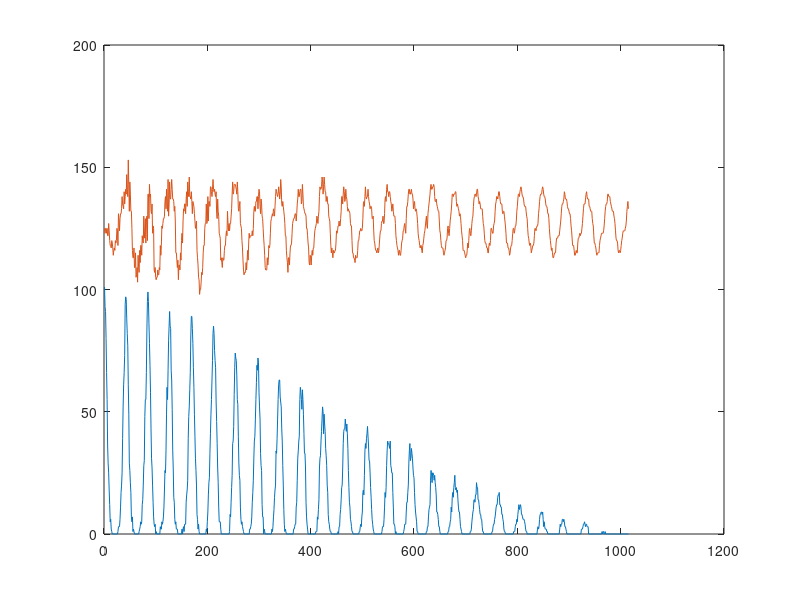

Recreate this plot in MATLAB.
y = [...
  0x7D, 0x7B, 0x7D, 0x7D, 0x7B, 0x7D, 0x7A, 0x7A, 0x7F, 0x7C, 0x78, 0x76,	...
  0x76, 0x75, 0x78, 0x77, 0x75, 0x72, 0x74, 0x75, 0x74, 0x78, 0x77, 0x78,	...
	0x7D, 0x7C, 0x76, 0x83, 0x81, 0x7C, 0x81, 0x83, 0x83, 0x85, 0x8A, 0x87,	...
	0x86, 0x85, 0x8C, 0x87, 0x8A, 0x8D, 0x8B, 0x93, 0x8D, 0x8A, 0x99, 0x8F,	...
	0x84, 0x90, 0x8B, 0x84, 0x84, 0x7D, 0x74, 0x71, 0x71, 0x75, 0x6D, 0x6D,	...
	0x73, 0x69, 0x6A, 0x6D, 0x67, 0x72, 0x6D, 0x6B, 0x74, 0x6F, 0x76, 0x76,	...
	0x72, 0x7A, 0x78, 0x77, 0x82, 0x79, 0x7C, 0x81, 0x77, 0x80, 0x82, 0x78,	...
	0x8B, 0x8B, 0x81, 0x8F, 0x8A, 0x8B, 0x84, 0x83, 0x87, 0x7B, 0x7E, 0x7D,	...
	0x6C, 0x6B, 0x6D, 0x69, 0x68, 0x69, 0x69, 0x6C, 0x6A, 0x6A, 0x6D, 0x6C,	...
	0x76, 0x72, 0x76, 0x7E, 0x7D, 0x7F, 0x81, 0x81, 0x82, 0x88, 0x8A, 0x85,	...
	0x8D, 0x87, 0x84, 0x91, 0x82, 0x87, 0x90, 0x89, 0x89, 0x8D, 0x91, 0x8D,	...
	0x89, 0x89, 0x88, 0x84, 0x86, 0x80, 0x73, 0x73, 0x70, 0x6D, 0x70, 0x68,	...
	0x6E, 0x6E, 0x6C, 0x73, 0x70, 0x78, 0x7B, 0x77, 0x80, 0x85, 0x84, 0x87,	...
	0x87, 0x83, 0x89, 0x8C, 0x86, 0x90, 0x8C, 0x8A, 0x92, 0x8A, 0x8A, 0x89,	...
	0x8C, 0x88, 0x83, 0x88, 0x87, 0x86, 0x83, 0x80, 0x7D, 0x7E, 0x80, 0x74,	...
	0x71, 0x6E, 0x69, 0x68, 0x62, 0x64, 0x64, 0x67, 0x6B, 0x6A, 0x6D, 0x73,	...
	0x76, 0x76, 0x7D, 0x7F, 0x7F, 0x87, 0x7F, 0x80, 0x8A, 0x80, 0x88, 0x88,	...
	0x86, 0x8E, 0x8E, 0x8C, 0x8A, 0x8D, 0x91, 0x8D, 0x8C, 0x8D, 0x8B, 0x8A,	...
	0x8C, 0x83, 0x81, 0x89, 0x84, 0x82, 0x7B, 0x7A, 0x79, 0x70, 0x71, 0x6F,	...
	0x6D, 0x71, 0x70, 0x70, 0x74, 0x76, 0x76, 0x7A, 0x7C, 0x7A, 0x84, 0x7F,	...
	0x7C, 0x7F, 0x7C, 0x7F, 0x7F, 0x82, 0x85, 0x8B, 0x90, 0x8B, 0x8C, 0x8F,	...
	0x8F, 0x8F, 0x8E, 0x8D, 0x8B, 0x90, 0x8C, 0x85, 0x84, 0x86, 0x88, 0x7F,	...
	0x7E, 0x7D, 0x78, 0x75, 0x70, 0x6C, 0x6A, 0x6B, 0x6B, 0x6B, 0x6F, 0x6C,	...
	0x70, 0x74, 0x70, 0x77, 0x7B, 0x79, 0x7A, 0x7A, 0x7A, 0x7A, 0x7C, 0x7A,	...
	0x7D, 0x84, 0x86, 0x84, 0x84, 0x88, 0x88, 0x8A, 0x8A, 0x85, 0x8A, 0x8D,	...
	0x8C, 0x86, 0x83, 0x89, 0x87, 0x82, 0x81, 0x7D, 0x79, 0x76, 0x72, 0x6D,	...
	0x6C, 0x6C, 0x6C, 0x71, 0x6E, 0x70, 0x76, 0x75, 0x76, 0x7B, 0x80, 0x81,	...
	0x82, 0x83, 0x82, 0x85, 0x84, 0x82, 0x86, 0x8A, 0x8D, 0x8C, 0x8B, 0x8A,	...
	0x8B, 0x8E, 0x8C, 0x89, 0x8B, 0x91, 0x8E, 0x87, 0x86, 0x88, 0x86, 0x84,	...
	0x82, 0x7F, 0x7A, 0x7A, 0x74, 0x71, 0x6F, 0x6B, 0x71, 0x71, 0x6E, 0x73,	...
	0x76, 0x76, 0x77, 0x7B, 0x7F, 0x80, 0x81, 0x81, 0x82, 0x83, 0x83, 0x80,	...
	0x83, 0x87, 0x89, 0x8D, 0x8A, 0x8A, 0x8C, 0x8D, 0x8D, 0x87, 0x88, 0x8F,	...
	0x8B, 0x86, 0x85, 0x84, 0x83, 0x83, 0x82, 0x7D, 0x7D, 0x7A, 0x77, 0x75,	...
	0x6F, 0x6E, 0x72, 0x71, 0x6E, 0x72, 0x74, 0x72, 0x75, 0x75, 0x79, 0x7C,	...
	0x7D, 0x7E, 0x7F, 0x82, 0x81, 0x7F, 0x82, 0x84, 0x8A, 0x8E, 0x8D, 0x8D,	...
	0x8E, 0x92, 0x91, 0x8B, 0x8E, 0x92, 0x8F, 0x8C, 0x8C, 0x88, 0x8A, 0x8A,	...
	0x87, 0x87, 0x82, 0x81, 0x80, 0x7B, 0x76, 0x73, 0x75, 0x73, 0x71, 0x74,	...
	0x73, 0x73, 0x74, 0x74, 0x77, 0x7C, 0x7B, 0x7C, 0x7E, 0x7E, 0x80, 0x7E,	...
	0x7E, 0x81, 0x84, 0x8A, 0x8A, 0x87, 0x8B, 0x8E, 0x8C, 0x88, 0x89, 0x8D,	...
	0x8A, 0x89, 0x86, 0x84, 0x85, 0x84, 0x84, 0x83, 0x7F, 0x7E, 0x7E, 0x78,	...
	0x73, 0x73, 0x71, 0x71, 0x70, 0x6F, 0x72, 0x71, 0x71, 0x71, 0x74, 0x78,	...
	0x78, 0x7A, 0x7C, 0x7C, 0x7D, 0x7C, 0x7C, 0x7D, 0x81, 0x87, 0x88, 0x86,	...
	0x8A, 0x8E, 0x8A, 0x89, 0x8A, 0x8A, 0x8D, 0x8A, 0x88, 0x87, 0x85, 0x86,	...
	0x86, 0x85, 0x81, 0x81, 0x82, 0x7C, 0x78, 0x77, 0x75, 0x74, 0x74, 0x73,	...
	0x74, 0x75, 0x73, 0x74, 0x77, 0x7A, 0x7C, 0x7C, 0x7F, 0x80, 0x80, 0x82,	...
	0x7F, 0x7F, 0x83, 0x89, 0x8A, 0x88, 0x8D, 0x8F, 0x8C, 0x8C, 0x8A, 0x8C,	...
	0x8C, 0x8A, 0x88, 0x87, 0x84, 0x85, 0x87, 0x84, 0x82, 0x82, 0x82, 0x7F,	...
	0x7A, 0x78, 0x76, 0x75, 0x74, 0x72, 0x74, 0x74, 0x72, 0x72, 0x74, 0x77,	...
	0x78, 0x79, 0x7C, 0x7C, 0x7E, 0x7F, 0x7D, 0x7B, 0x81, 0x86, 0x86, 0x88,	...
	0x8B, 0x8D, 0x8D, 0x8B, 0x8B, 0x8C, 0x8D, 0x8B, 0x8B, 0x89, 0x85, 0x87,	...
	0x88, 0x85, 0x84, 0x85, 0x84, 0x82, 0x7F, 0x7B, 0x79, 0x78, 0x76, 0x75,	...
	0x76, 0x76, 0x74, 0x73, 0x76, 0x77, 0x79, 0x7B, 0x7C, 0x7E, 0x80, 0x82,	...
	0x7E, 0x7D, 0x83, 0x85, 0x87, 0x89, 0x8B, 0x8E, 0x8F, 0x8D, 0x8D, 0x8E,	...
	0x8E, 0x8F, 0x8E, 0x8A, 0x88, 0x88, 0x89, 0x87, 0x86, 0x85, 0x84, 0x84,	...
	0x80, 0x7C, 0x7B, 0x78, 0x76, 0x75, 0x75, 0x75, 0x73, 0x72, 0x73, 0x74,	...
	0x75, 0x78, 0x78, 0x79, 0x7D, 0x7E, 0x7B, 0x7A, 0x7D, 0x80, 0x82, 0x84,	...
	0x87, 0x8B, 0x8B, 0x8A, 0x8B, 0x8B, 0x8B, 0x8C, 0x8C, 0x88, 0x86, 0x87,	...
	0x86, 0x85, 0x84, 0x82, 0x83, 0x82, 0x7F, 0x7C, 0x7A, 0x78, 0x74, 0x74,	...
	0x74, 0x73, 0x72, 0x71, 0x72, 0x72, 0x74, 0x77, 0x75, 0x78, 0x7C, 0x7D,	...
	0x7B, 0x7A, 0x7C, 0x7F, 0x81, 0x82, 0x86, 0x89, 0x8A, 0x8B, 0x8B, 0x8A,	...
	0x8B, 0x8D, 0x8D, 0x8A, 0x89, 0x87, 0x88, 0x87, 0x85, 0x85, 0x85, 0x85,	...
	0x82, 0x7F, 0x7E, 0x7B, 0x78, 0x77, 0x77, 0x76, 0x75, 0x75, 0x73, 0x73,	...
	0x76, 0x77, 0x76, 0x78, 0x7D, 0x7D, 0x7C, 0x7B, 0x7B, 0x7E, 0x7F, 0x80,	...
	0x84, 0x87, 0x88, 0x8A, 0x8A, 0x89, 0x8A, 0x8C, 0x8C, 0x8A, 0x88, 0x87,	...
	0x87, 0x87, 0x84, 0x83, 0x84, 0x84, 0x82, 0x80, 0x7E, 0x7B, 0x77, 0x77,	...
	0x77, 0x75, 0x75, 0x74, 0x72, 0x73, 0x75, 0x76, 0x76, 0x78, 0x7B, 0x7D,	...
	0x7D, 0x7B, 0x7C, 0x7E, 0x7E, 0x80, 0x84, 0x86, 0x89, 0x8B, 0x8B, 0x8A,	...
	0x8C, 0x8D, 0x8E, 0x8D, 0x8B, 0x8A, 0x8A, 0x89, 0x87, 0x86, 0x86, 0x86,	...
	0x84, 0x82, 0x81, 0x7D, 0x7A, 0x79, 0x77, 0x76, 0x77, 0x76, 0x73, 0x74,	...
	0x75, 0x76, 0x76, 0x77, 0x7A, 0x7D, 0x7D, 0x7C, 0x7D, 0x7E, 0x7E, 0x7F,	...
	0x83, 0x85, 0x88, 0x8A, 0x8B, 0x8B, 0x8B, 0x8D, 0x8E, 0x8D, 0x8B, 0x8A,	...
	0x8A, 0x89, 0x87, 0x86, 0x86, 0x85, 0x83, 0x83, 0x81, 0x7D, 0x7A, 0x78,	...
	0x76, 0x74, 0x75, 0x73, 0x71, 0x71, 0x72, 0x73, 0x73, 0x73, 0x77, 0x79,	...
	0x79, 0x79, 0x7A, 0x7A, 0x7A, 0x7C, 0x7E, 0x80, 0x83, 0x86, 0x87, 0x87,	...
	0x88, 0x89, 0x8C, 0x8B, 0x89, 0x89, 0x89, 0x88, 0x86, 0x85, 0x85, 0x84,	...
	0x83, 0x83, 0x81, 0x7E, 0x7C, 0x79, 0x76, 0x76, 0x76, 0x74, 0x72, 0x72,	...
	0x73, 0x74, 0x73, 0x73, 0x77, 0x79, 0x79, 0x7A, 0x7B, 0x7A, 0x7B, 0x7B,	...
	0x7D, 0x7F, 0x82, 0x85, 0x87, 0x87, 0x87, 0x89, 0x8B, 0x8C, 0x8A, 0x89,	...
	0x89, 0x89, 0x86, 0x86, 0x85, 0x84, 0x84, 0x84, 0x81, 0x7F, 0x7E, 0x7A,	...
	0x77, 0x77, 0x76, 0x75, 0x73, 0x72, 0x73, 0x73, 0x73, 0x73, 0x76, 0x78,	...
	0x79, 0x7A, 0x7B, 0x7B, 0x7B, 0x7B, 0x7C, 0x7E, 0x81, 0x84, 0x86, 0x87,	...
	0x87, 0x88, 0x8B, 0x8B, 0x8A, 0x8A, 0x8A, 0x88, 0x87, 0x86, 0x85, 0x84,	...
	0x84, 0x84, 0x82, 0x81, 0x7F, 0x7C, 0x79, 0x78, 0x78, 0x77, 0x74, 0x73,	...
	0x74, 0x74, 0x73, 0x74, 0x76, 0x78, 0x79, 0x7B, 0x7C, 0x7C, 0x7C, 0x7C,	...
	0x7D, 0x7E, 0x80, 0x84, 0x86, 0x88, 0x85];

x = 1:1:1015;

function retval = acorsum (y)
  asum = 1:1:length(y);
  i = 1.0;
  while i <= length(y)
    k = 1.0;
    s = 0;
    while k <= (length(y) - i)
      s = s + (y(k)-128)*(y(k+i)-128)/256;
      k = k + 1;
    endwhile;
    asum(i) = s;
    
    i = i + 1;
  endwhile;
 
  retval = asum;
endfunction

result = acorsum(y);

plot (x, result(x), y(x));

